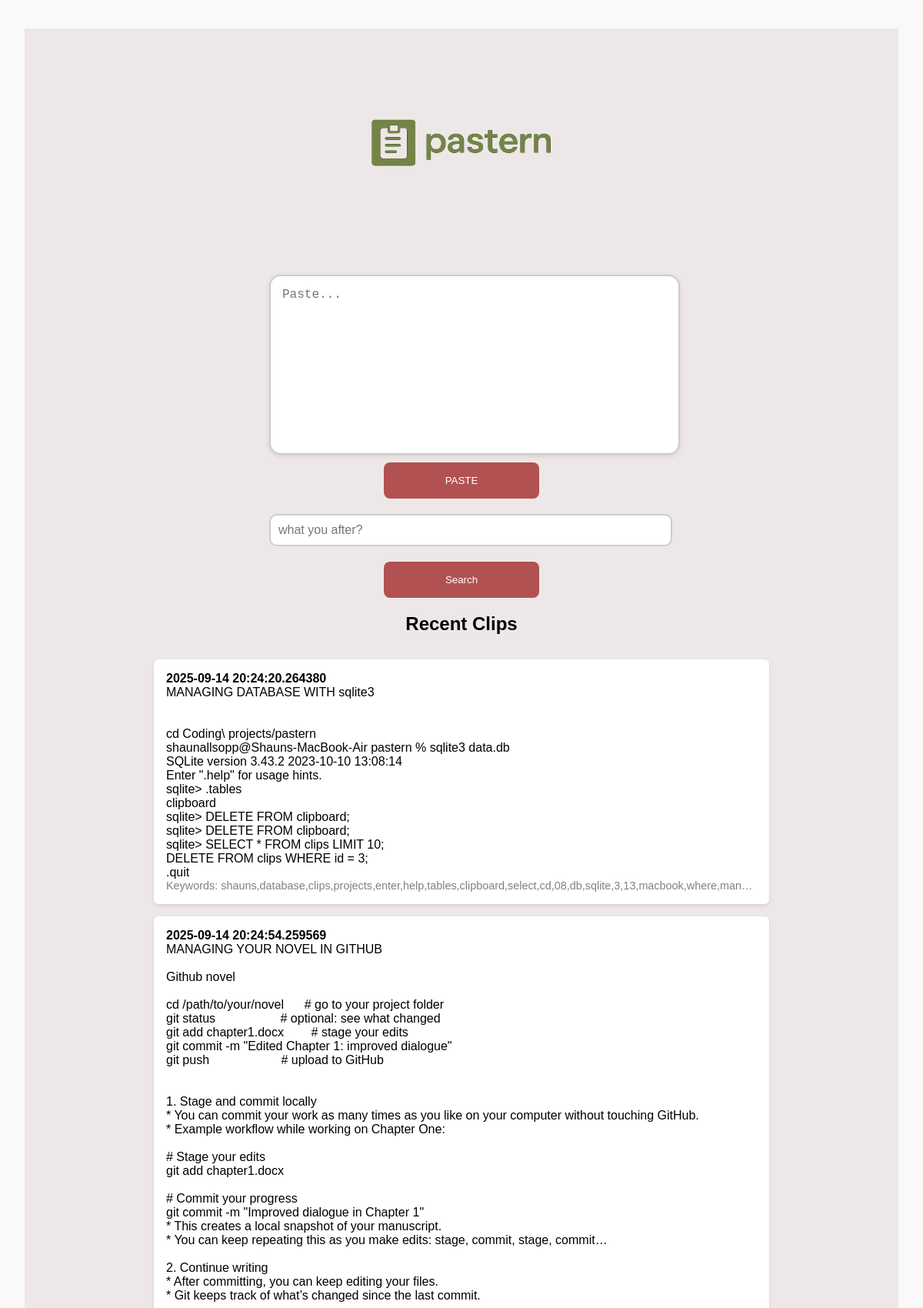
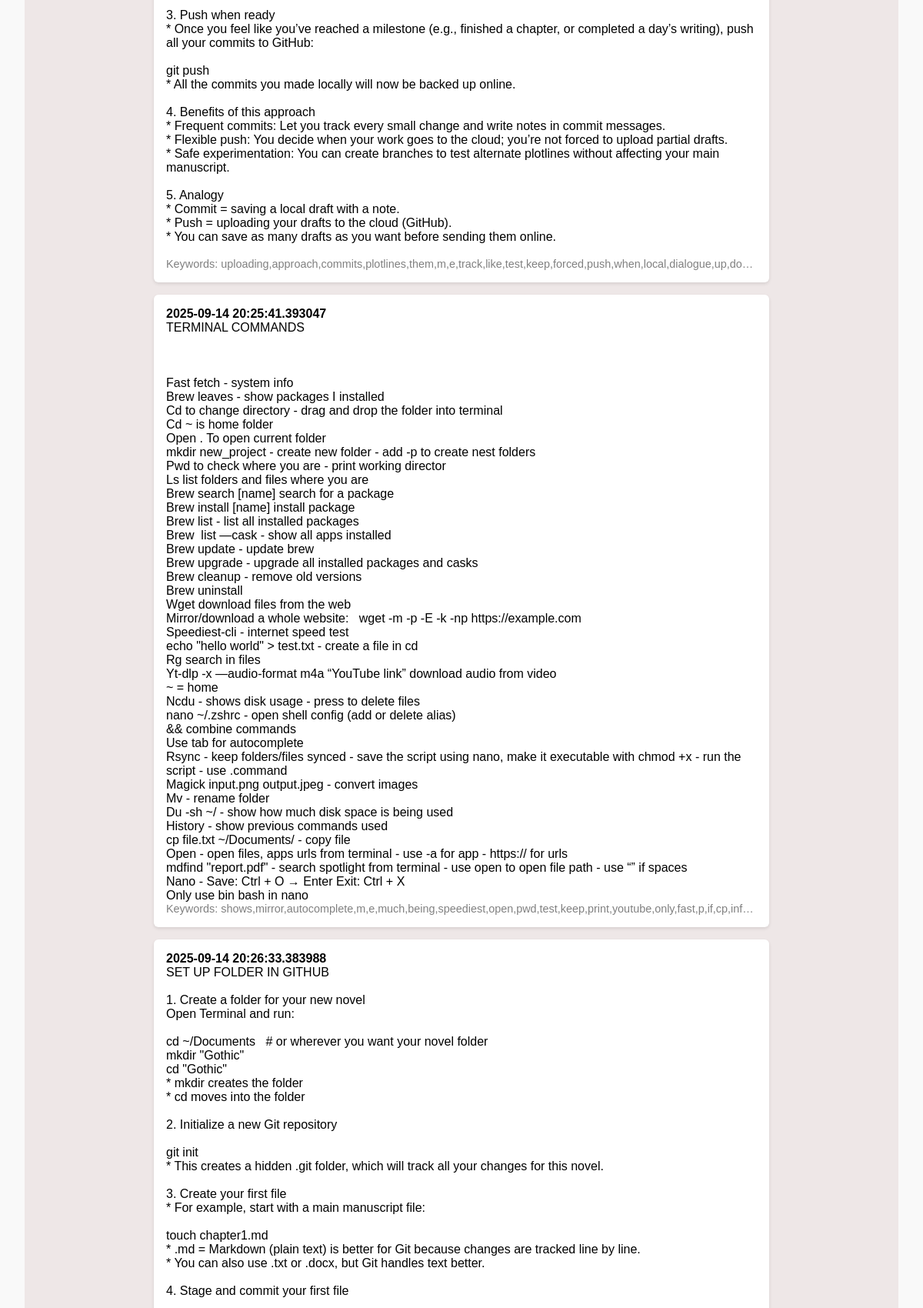
Screenshot of /search (upper part) with the database file from the repository (2 pictures, top to bottom).
### tables this page shows
CREATE TABLE clipboard (
        id INTEGER PRIMARY KEY AUTOINCREMENT,
        content TEXT,
        keywords TEXT,
        created_at TIMESTAMP
    );

### app.py (the view)
@app.route("/search")
def search():
    q = request.args.get("q", "")
    conn = sqlite3.connect("data.db")
    c = conn.cursor()
    c.execute("SELECT * FROM clipboard WHERE keywords LIKE ?", ('%'+q+'%',))
    results = c.fetchall()
    conn.close()
    return render_template("index.html", entries=results, search=q)

### templates/index.html (shortened to what this page needs)
<!DOCTYPE html>
<html>
<head>
  <link rel="stylesheet" href="{{ url_for('static', filename='style.css') }}">
</head>
<body>
  <header class="banner">
    <img src="{{ url_for('static', filename='images/pasternlogo.png') }}"
         alt="Pastern logo"
         class="logo">
  <form method="POST" class="centered">
    <textarea name="content" class="textarea" placeholder="Paste..."></textarea>
    <button type="submit">PASTE</button>
  </form>
  <form method="GET" action="/search" class="centered">
    <input type="text" name="q" placeholder="what you after?" value="{{ search or '' }}">
    <button type="submit">Search</button>
  </form>
  <h2>Recent Clips</h2>
<ul>
{% for entry in entries %}
  <li>
    <b>{{ entry[3] }}</b><br>
    <div class="clip-text">{{ entry[1] }}</div>
    <small>Keywords: {{ entry[2] }}</small>
  </li>
{% endfor %}
</ul>
</body>
</html>

### static/style.css (style rules this page uses)
body { font-family: sans-serif; margin: 0; padding: 2rem; background: #f9f9f9; text-align: center; }
.banner { background: #eee7e7; }
.logo { display: block; max-width: 300px; width: 100%; height: auto; margin: 5px auto; }
.centered { margin: 20px auto; max-width: 500px; }
.textarea { display: block; width: 100%; height: 200px; margin: 10px 0; padding: 15px; font-size: 16px; border: 2px solid #ccc; border-radius: 15px; resize: none; box-shadow: 0 2px 6px rgba(0,0,0,0.1); }
input[type="text"] { width: 100%; padding: 10px; font-size: 16px; margin-bottom: 10px; border: 2px solid #ccc; border-radius: 10px; }
button { display: block; padding: 1rem 5rem; background: #980f0fb0; color: white; border: none; cursor: pointer; margin: 10px auto; border-radius: 8px; }
ul { list-style: none; padding: 0; margin: 2rem auto; max-width: 800px; width: 100%; text-align: left; }
li { background: white; margin: 1rem 0; padding: 1rem; border-radius: 6px; box-shadow: 0 2px 4px rgba(0,0,0,0.1); word-wrap: break-word; overflow-wrap: break-word; box-sizing: border-box; }
.clip-text { white-space: pre-wrap; }
li small { display: block; max-width: 100%; white-space: nowrap; overflow: hidden; text-overflow: ellipsis; color: gray; font-size: 0.9em; }

### rows the page displays
clipboard: created_at "2025-09-14 20:24:20.264380", content "MANAGING DATABASE WITH sqlite3 cd Coding\\ projects/pastern shaunallsopp@Shauns-MacBook-Air pastern % sqlite3 data.db SQLite version 3.43.2 2023-10-10 13:08:14 Enter \".help\" for usage hints. sqlite> .tables clipboard sqlite> DELETE FROM clipboard; sqlite> DELETE FROM clipboard; sqlite> SELECT * FROM clips LIMIT 10; DELETE FROM clips WHERE id = 3; .quit", keywords "shauns,database,clips,projects,enter,help,tables,clipboard,select,cd,08,db,sqlite,3,13,macbook,where,man…"
clipboard: created_at "2025-09-14 20:24:54.259569", content "MANAGING YOUR NOVEL IN GITHUB Github novel cd /path/to/your/novel # go to your project folder git status # optional: see what changed git add chapter1.docx # stage your edits git commit -m \"Edited Chapter 1: improved dialogue\" git push # upload to GitHub 1. Stage and commit locally * You can commit your work as many times as you like on your computer without touching GitHub. * Example workflow while working on Chapter One: # Stage your edits git add chapter1.docx # Commit your progress git commit -m \"Improved dialogue in Chapter 1\" * This creates a local snapshot of your manuscript. * You can keep repeating this as you make edits: stage, commit, stage, commit… 2. Continue writing * After…", keywords "uploading,approach,commits,plotlines,them,m,e,track,like,test,keep,forced,push,when,local,dialogue,up,do…"
clipboard: created_at "2025-09-14 20:25:41.393047", content "TERMINAL COMMANDS Fast fetch - system info Brew leaves - show packages I installed Cd to change directory - drag and drop the folder into terminal Cd ~ is home folder Open . To open current folder mkdir new_project - create new folder - add -p to create nest folders Pwd to check where you are - print working director Ls list folders and files where you are Brew search [name] search for a package Brew install [name] install package Brew list - list all installed packages Brew list —cask - show all apps installed Brew update - update brew Brew upgrade - upgrade all installed packages and casks Brew cleanup - remove old versions Brew uninstall Wget download files from the web Mirror/download a…", keywords "shows,mirror,autocomplete,m,e,much,being,speediest,open,pwd,test,keep,print,youtube,only,fast,p,if,cp,inf…"
clipboard: created_at "2025-09-14 20:26:33.383988"
